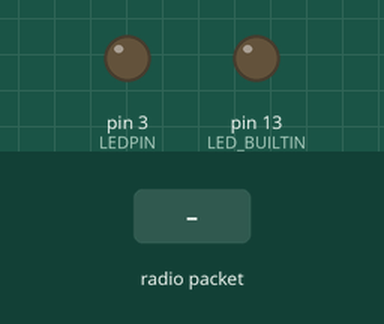
Bench run of a sketch on a simulated Arduino Uno, built with avr-gcc and run on an emulated ATmega328P. On the bench: output pins drawn as LEDs (lit = HIGH). The inputs (shaded band) are chosen by the test bench. No radio packets arrive unless stated; what the sketch prints to the serial monitor is not drawn.

Above: at 1.2 s.
1.3 s: radio packet "1" arrives
Timing chart, 0 to 4.3 s (numbered marks = the images above; inputs shaded):
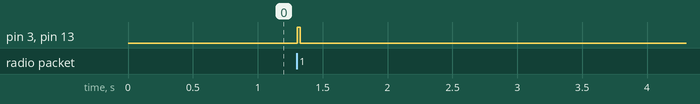

The sketch:

telemetry_base_station.ino
```cpp
// -*- mode: C++ -*-
#include <SPI.h>
#include <RH_RF95.h>

#define LEDPIN 3

RH_RF95 rf95(10, 2);

void setup() {
  pinMode(LED_BUILTIN, OUTPUT);
  pinMode(LEDPIN, OUTPUT);
  Serial.begin(57600);
  while (!Serial) ; // Wait for serial port to be available
  if (rf95.init()) {
    rf95.setTxPower(20, false);
    rf95.setSignalBandwidth(250E3);
    Serial.println("init ok");
  } else {
    Serial.println("init failed");
  }
}

void loop() {
  if (rf95.waitAvailableTimeout(300)) {
    uint8_t buf[RH_RF95_MAX_MESSAGE_LEN + 1];
    uint8_t len = sizeof(buf);
    if (rf95.recv(buf, &len)) {
      buf[len] = 0;
      Serial.println((char*)buf);
      Serial.print("RSI:");
      Serial.println(rf95.lastRssi(), DEC);
      digitalWrite(LED_BUILTIN, HIGH);
      digitalWrite(LEDPIN, HIGH);
    }
  }

  delay(20);

  digitalWrite(LED_BUILTIN, LOW);
  digitalWrite(LEDPIN, LOW);
}
```

Measured:
- after the input at 1.3 s, pin 3 (LEDPIN), pin 13 (LED_BUILTIN): LOW → HIGH at once, → LOW 0.02 s later
